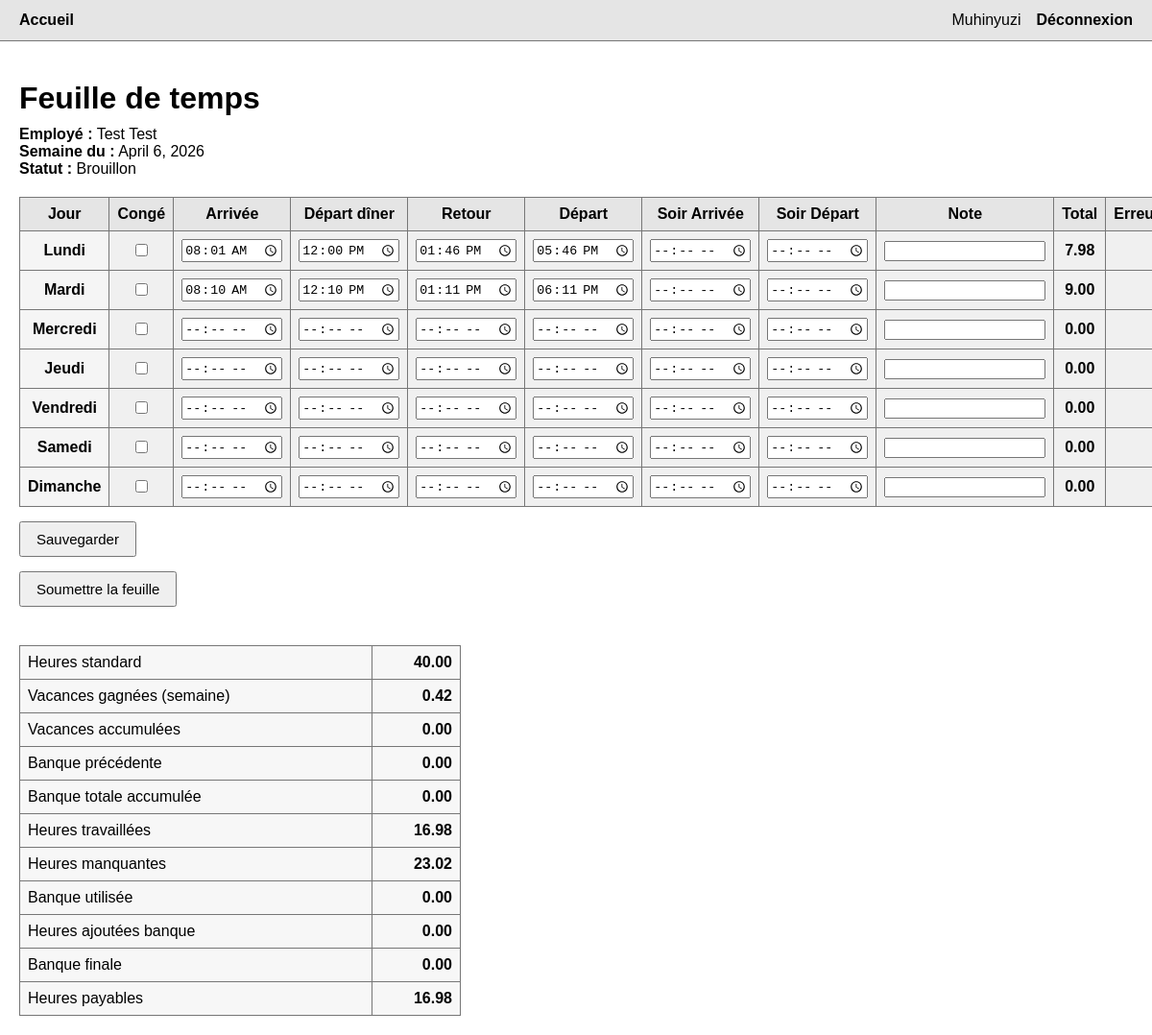
The app's page /timesheet/2/ (signed in) with its own data.
### timesheets/models.py (models this page shows, shortened)
class WeeklyTimesheet(models.Model):
    STATUS_CHOICES = [
        ("draft", "Brouillon"),
        ("submitted", "Soumise"),
        ("approved", "Approuvée"),
        ("rejected", "Refusée"),
    ]
    employee = models.ForeignKey(
        Employee,
        on_delete=models.CASCADE,
        related_name="timesheets"
    )
    week_start = models.DateField()
    status = models.CharField(
        max_length=20,
        choices=STATUS_CHOICES,
        default="draft"
    )
    submitted_at = models.DateTimeField(null=True, blank=True)
    created_at = models.DateTimeField(auto_now_add=True)
    class Meta:
        constraints = [
            models.UniqueConstraint(
                fields=["employee", "week_start"],
                name="unique_employee_week"
            )
        ]
        ordering = ["-week_start"]
    def _q(self, value):
        return Decimal(value).quantize(Decimal("0.01"))
    @property
    def total_hours(self):
        total = sum((entry.total_hours for entry in self.entries.all()), Decimal("0.00"))
        return self._q(total)
    @property
    def standard_hours(self):
        return self._q(self.employee.weekly_regular_hours)
    @property
    def extra_hours(self):
        extra = self.total_hours - self.standard_hours
        return self._q(max(extra, Decimal("0.00")))
    @property
    def missing_hours(self):
        missing = self.standard_hours - self.total_hours
        return self._q(max(missing, Decimal("0.00")))
    @property
    def vacation_hours_earned(self):
        if self.standard_hours == 0:
            return self._q("0.00")
        ratio = self.payable_hours / self.standard_hours
        earned = min(ratio, Decimal("1.00"))
        return self._q(earned)
    @property
    def bank_hours_used(self):
        previous_balance = self.previous_approved_bank_balance
        return self._q(min(previous_balance, self.missing_hours))
    @property
    def bank_hours_added(self):
        return self.extra_hours
    @property
    def bank_hours_delta(self):
        return self._q(self.bank_hours_added - self.bank_hours_used)
    @property
    def payable_hours(self):
        result = self.total_hours + self.bank_hours_used
        return self._q(result)
    @property
    def previous_approved_timesheets(self):
        return (
            WeeklyTimesheet.objects
            .filter(
                employee=self.employee,
                status="approved",
                week_start__lt=self.week_start
            )
            .order_by("week_start")
        )
    @property
    def previous_approved_bank_balance(self):
        total = sum(
            (timesheet.bank_hours_delta for timesheet in self.previous_approved_timesheets),
            Decimal("0.00")
        )
        return self._q(total)
    @property
    def ending_bank_hours(self):
        result = self.previous_approved_bank_balance + self.bank_hours_delta
        return self._q(result)

class DailyEntry(models.Model):
    DAY_CHOICES = [
        (0, "Lundi"),
        (1, "Mardi"),
        (2, "Mercredi"),
        (3, "Jeudi"),
        (4, "Vendredi"),
        (5, "Samedi"),
        (6, "Dimanche"),
    ]
    ENTRY_TYPE_CHOICES = [
        ("work", "Travail"),
        ("vacation", "Vacances"),
        ("sick", "Maladie"),
        ("holiday", "Férié"),
        ("unpaid", "Sans solde"),
    ]
    timesheet = models.ForeignKey(
        WeeklyTimesheet,
        on_delete=models.CASCADE,
        related_name="entries"
    )
    day = models.IntegerField(choices=DAY_CHOICES)
    entry_type = models.CharField(
        max_length=20,
        choices=ENTRY_TYPE_CHOICES,
        default="work"
    )
    morning_in = models.TimeField(null=True, blank=True)
    lunch_out = models.TimeField(null=True, blank=True)
    lunch_in = models.TimeField(null=True, blank=True)
    day_shift_out = models.TimeField(null=True, blank=True)
    evening_shift_in = models.TimeField(null=True, blank=True)
    evening_shift_out = models.TimeField(null=True, blank=True)
    note = models.CharField(max_length=255, blank=True)
    class Meta:
        constraints = [
            models.UniqueConstraint(
                fields=["timesheet", "day"],
                name="unique_day_per_timesheet"
            )
        ]
        ordering = ["day"]
    def _hours_between(self, start, end):
        if not start or not end:
            return Decimal("0.00")
        start_dt = datetime.combine(datetime.today(), start)
        end_dt = datetime.combine(datetime.today(), end)
        diff = end_dt - start_dt
        return Decimal(diff.total_seconds() / 3600).quantize(Decimal("0.01"))
    @property
    def day_shift_hours(self):
        if self.entry_type != "work":
            return Decimal("0.00")
        morning = self._hours_between(self.morning_in, self.lunch_out)
        afternoon = self._hours_between(self.lunch_in, self.day_shift_out)
        return (morning + afternoon).quantize(Decimal("0.01"))
    @property
    def evening_shift_hours(self):
        if self.entry_type != "work":
            return Decimal("0.00")
        return self._hours_between(self.evening_shift_in, self.evening_shift_out)
    @property
    def total_hours(self):
        if self.entry_type != "work":
            return Decimal("0.00")
        return (self.day_shift_hours + self.evening_shift_hours).quantize(Decimal("0.01"))

### employees/models.py (models this page shows, shortened)
class Employee(models.Model):
    ROLE_CHOICES = [
        ("employee", "Employé"),
        ("manager", "Manager"),
        ("admin", "Admin"),
    ]
    user = models.OneToOneField(
        settings.AUTH_USER_MODEL,
        on_delete=models.CASCADE,
        related_name="employee_profile"
    )
    full_name = models.CharField(max_length=150)
    job_title = models.CharField(max_length=100, blank=True)
    hourly_rate = models.DecimalField(
        max_digits=10,
        decimal_places=2,
        default=Decimal("0.00")
    )
    weekly_regular_hours = models.DecimalField(
        max_digits=5,
        decimal_places=2,
        default=Decimal("40.00")
    )
    vacation_balance = models.DecimalField(
        max_digits=6,
        decimal_places=2,
        default=Decimal("0.00")
    )
    banked_hours_balance = models.DecimalField(
        max_digits=6,
        decimal_places=2,
        default=Decimal("0.00")
    )
    role = models.CharField(
        max_length=20,
        choices=ROLE_CHOICES,
        default="employee"
    )
    manager = models.ForeignKey(
        "self",
        null=True,
        blank=True,
        on_delete=models.SET_NULL,
        related_name="team_members"
    )
    is_active = models.BooleanField(default=True)
    created_at = models.DateTimeField(auto_now_add=True)
    class Meta:
        ordering = ["full_name"]
    def _q(self, value):
        return Decimal(value).quantize(Decimal("0.01"))
    @property
    def approved_timesheets(self):
        return self.timesheets.filter(status="approved").order_by("week_start")
    @property
    def calculated_vacation_balance(self):
        total = sum(
            (timesheet.vacation_hours_earned for timesheet in self.approved_timesheets),
            Decimal("0.00")
        )
        return self._q(total)
    @property
    def calculated_banked_hours_balance(self):
        total = sum(
            (timesheet.bank_hours_delta for timesheet in self.approved_timesheets),
            Decimal("0.00")
        )
        return self._q(total)

### timesheets/views.py (the view)
# urls.py: path("timesheet/<int:pk>/", views.timesheet_detail, name="timesheet_detail"),
@login_required
def timesheet_detail(request, pk):
    timesheet = get_object_or_404(WeeklyTimesheet, pk=pk)
    user_employee = get_employee_or_404(request.user)
    is_owner = timesheet.employee.user == request.user
    is_manager = user_employee.role == "manager"
    if not is_owner and not is_manager:
        raise Http404("Accès refusé")
    for day in range(7):
        DailyEntry.objects.get_or_create(
            timesheet=timesheet,
            day=day,
            defaults={"entry_type": "work"},
        )
    if request.method == "POST":
        if not is_owner or timesheet.status != "draft":
            raise Http404("Modification interdite")
        formset = DailyEntryFormSet(request.POST, instance=timesheet)
        if formset.is_valid():
            formset.save()
            return redirect("timesheet_detail", pk=pk)
    else:
        formset = DailyEntryFormSet(instance=timesheet)
    return render(
        request,
        "timesheets/timesheet_detail.html",
        {
            "timesheet": timesheet,
            "formset": formset,
        },
    )

### timesheets/views.py (called while the page is built)
def get_employee_or_404(user):
    try:
        return user.employee_profile
    except Exception:
        raise Http404("Aucun profil employé lié à cet utilisateur.")

### timesheets/templates/timesheets/timesheet_detail.html (shortened to what this page needs)
{% extends "base.html" %}
{% block content %}
<div class="page">
    <h1>Feuille de temps</h1>
    <div class="info">
        <strong>Employé :</strong> {{ timesheet.employee.full_name }}<br>
        <strong>Semaine du :</strong> {{ timesheet.week_start }}<br>
        <strong>Statut :</strong> {{ timesheet.get_status_display }}
    </div>
    {% if timesheet.status == "draft" %}
    <form method="post">
        <table>
            <thead>
                <tr>
                    <th>Jour</th>
                    <th>Congé</th>
                    <th>Arrivée</th>
                    <th>Départ dîner</th>
                    <th>Retour</th>
                    <th>Départ</th>
                    <th>Soir Arrivée</th>
                    <th>Soir Départ</th>
                    <th>Note</th>
                    <th>Total</th>
                    <th>Erreurs</th>
                </tr>
            </thead>
            <tbody>
                {% for form in formset %}
                <tr class="timesheet-row">
                    <td class="day">{{ form.instance.get_day_display }}</td>
                    <td>{{ form.is_leave }}</td>
                    <td>{{ form.morning_in }}</td>
                    <td>{{ form.lunch_out }}</td>
                    <td>{{ form.lunch_in }}</td>
                    <td>{{ form.day_shift_out }}</td>
                    <td>{{ form.evening_shift_in }}</td>
                    <td>{{ form.evening_shift_out }}</td>
                    <td>{{ form.note }}</td>
                    <td class="total">{{ form.instance.total_hours }}</td>
                    <td class="errors">{{ form.errors }}</td>
                </tr>
                {% endfor %}
            </tbody>
        </table>
        <div class="actions">
            <button type="submit">Sauvegarder</button>
        </div>
    </form>
    <form method="post" action="{% url 'submit_timesheet' timesheet.id %}">
        <div class="actions">
            <button type="submit">Soumettre la feuille</button>
        </div>
    </form>
    {% endif %}
    <table class="summary">
        <tr>
            <td>Heures standard</td>
            <td>{{ timesheet.standard_hours }}</td>
        </tr>
        <tr>
            <td>Vacances gagnées (semaine)</td>
            <td>{{ timesheet.vacation_hours_earned }}</td>
        </tr>
        <tr>
            <td>Vacances accumulées</td>
            <td>{{ timesheet.employee.calculated_vacation_balance }}</td>
        </tr>
        <tr>
            <td>Banque précédente</td>
            <td>{{ timesheet.previous_approved_bank_balance }}</td>
        </tr>
        <tr>
            <td>Banque totale accumulée</td>
            <td>{{ timesheet.employee.calculated_banked_hours_balance }}</td>
        </tr>
        <tr>
            <td>Heures travaillées</td>
            <td>{{ timesheet.total_hours }}</td>
        </tr>
        <tr>
            <td>Heures manquantes</td>
            <td>{{ timesheet.missing_hours }}</td>
        </tr>
        <tr>
            <td>Banque utilisée</td>
            <td>{{ timesheet.bank_hours_used }}</td>
        </tr>
        <tr>
            <td>Heures ajoutées banque</td>
            <td>{{ timesheet.bank_hours_added }}</td>
        </tr>
        <tr>
            <td>Banque finale</td>
            <td>{{ timesheet.ending_bank_hours }}</td>
        </tr>
        <tr>
            <td>Heures payables</td>
            <td>{{ timesheet.payable_hours }}</td>
        </tr>
    </table>
</div>
{% endblock %}

### templates/base.html (shortened to what this page needs)
<!DOCTYPE html>
<html lang="fr">
<head>
</head>
<body>
    <div class="navbar">
        {% if request.user.is_authenticated %}
            <a href="{% url 'dashboard' %}">Accueil</a>
        {% endif %}
        <div class="right">
            {% if request.user.is_authenticated %}
                <span>{{ request.user.username }}</span>
                <form method="post" action="{% url 'logout' %}" class="logout-form">
                    <button type="submit">Déconnexion</button>
                </form>
            {% else %}
                <a href="{% url 'login' %}">Connexion</a>
            {% endif %}
        </div>
    </div>
    <div class="page-wrapper">
        {% block content %}{% endblock %}
    </div>
</body>
</html>

### templates/base.html (style rules this page uses)
body { font-family: Arial, Helvetica, sans-serif; margin: 0; }
.navbar { background: #e5e5e5; border-bottom: 1px solid #777; padding: 12px 20px; display: flex; gap: 16px; align-items: center; }
.navbar a { text-decoration: none; color: #000; font-weight: bold; }
.navbar .right { margin-left: auto; display: flex; gap: 16px; align-items: center; }
.page-wrapper { padding: 20px; }
.logout-form { display: inline; margin: 0; }
.logout-form button { background: none; border: none; padding: 0; margin: 0; font: inherit; font-weight: bold; cursor: pointer; color: #000; }

### timesheets/templates/timesheets/timesheet_detail.html (style rules this page uses)
.page { max-width: 1300px; margin: auto; }
h1 { margin-bottom: 10px; }
.info { margin-bottom: 20px; font-size: 16px; }
table { border-collapse: collapse; width: 100%; }
th, td { border: 1px solid #777; padding: 8px; text-align: center; }
th { background: #e5e5e5; font-weight: bold; }
td { background: #f0f0f0; }
.day { font-weight: bold; background: #f5f5f5; }
.total { font-weight: bold; }
input[type="time"] { width: 100px; }
input[type="text"] { width: 160px; }
.errors { color: red; text-align: left; font-size: 13px; }
.summary { margin-top: 40px; width: 460px; }
.summary td { text-align: left; background: #f7f7f7; }
.summary td:last-child { text-align: right; font-weight: bold; }
.actions { margin-top: 15px; display: flex; gap: 10px; flex-wrap: wrap; }
button { padding: 8px 16px; font-size: 15px; }

### records on screen
WeeklyTimesheet: employee.full_name "Test Test", week_start "April 6, 2026", status "Brouillon", standard_hours "40.00", vacation_hours_earned "0.42", employee.calculated_vacation_balance "0.00", previous_approved_bank_balance "0.00", employee.calculated_banked_hours_balance "0.00", total_hours "16.98", missing_hours "23.02", bank_hours_used "0.00", bank_hours_added "0.00", ending_bank_hours "0.00", payable_hours "16.98"
DailyEntry: instance.day "Lundi", instance.total_hours "7.98"
DailyEntry: instance.day "Mardi", instance.total_hours "9.00"
DailyEntry: instance.day "Mercredi", instance.total_hours "0.00"
DailyEntry: instance.day "Jeudi", instance.total_hours "0.00"
DailyEntry: instance.day "Vendredi", instance.total_hours "0.00"
DailyEntry: instance.day "Samedi", instance.total_hours "0.00"
DailyEntry: instance.day "Dimanche", instance.total_hours "0.00"

### other values on screen
{{ request.user.username }} "Muhinyuzi"
